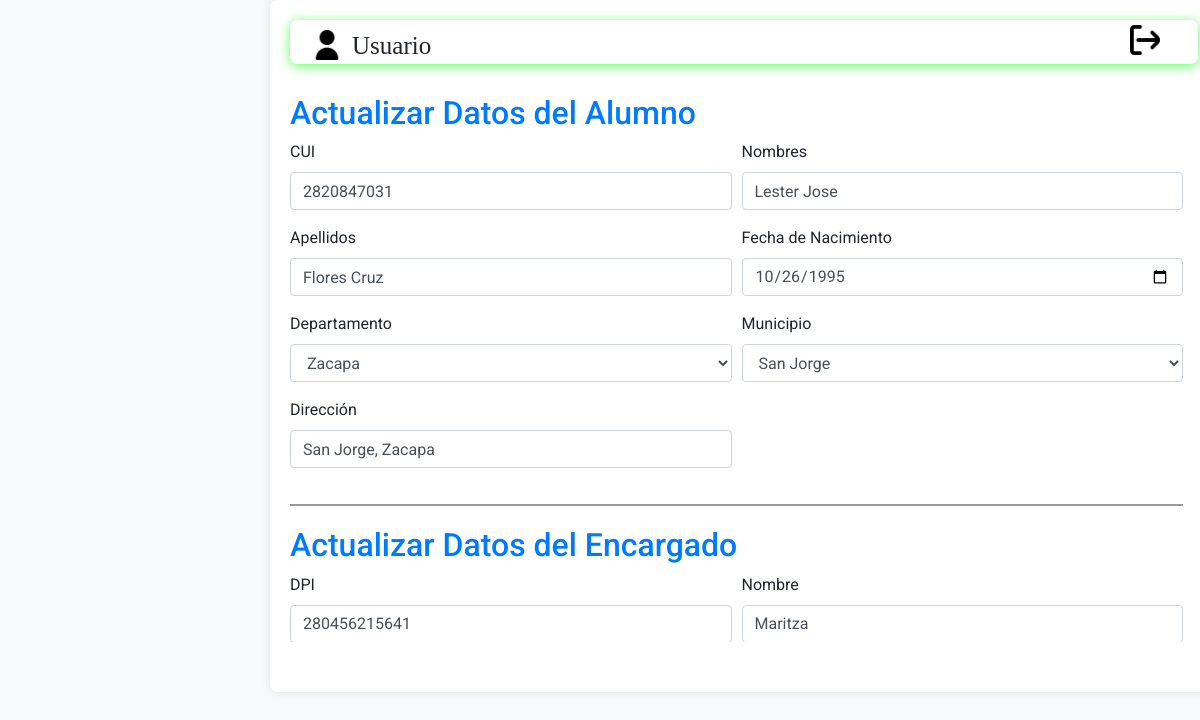
Screenshot of /SADE/alumno/ver.php?id=1 with the database file from the repository.
### tables this page shows
CREATE TABLE `tbl_alumnos` (
  `id_alumno` int(11) NOT NULL,
  `codigo_alumno` varchar(20) NOT NULL,
  `nombre_alumno` varchar(100) NOT NULL,
  `apellido_alumno` varchar(100) NOT NULL,
  `fecha_nacimiento` date NOT NULL,
  `codigo_responsable` int(11) NOT NULL,
  `direccion` varchar(50) NOT NULL,
  `codigo_departamento` int(11) NOT NULL,
  `codigo_municipio` int(11) NOT NULL,
  `estado` int(11) NOT NULL DEFAULT 1
);

CREATE TABLE `tbl_responsables` (
  `codigo_responsable` int(11) NOT NULL,
  `dpi_responsable` varchar(13) NOT NULL,
  `nombre_responsable` varchar(100) NOT NULL,
  `apellido_responsable` varchar(100) NOT NULL,
  `codigo_parentezco` int(11) NOT NULL,
  `telefono` varchar(10) NOT NULL
);

### SADE/acciones/mostrar_nombre_usuario.php (called while the page is built, shortened)
<?php
function obtenerNombreUsuario() {
    return isset($_SESSION['nombre_usuario']) ? $_SESSION['nombre_usuario'] : 'Usuario';
}
?>

### SADE/alumno/ver.php (the view, shortened to what this page needs)
<?php
include '../acciones/mostrar_nombre_usuario.php';
$id_alumno = $_GET['id'];
$consulta = "
    SELECT
    al.id_alumno,
    al.codigo_alumno,
    al.nombre_alumno,
    al.apellido_alumno,
    al.fecha_nacimiento,
    al.direccion,
    al.codigo_departamento,
    dep.nombre_departamento,
    al.codigo_municipio,
    mun.nombre_municipio,
    al.codigo_responsable,
    res.dpi_responsable,
    res.nombre_responsable,
    res.apellido_responsable,
    res.telefono,
    res.codigo_parentezco,
    par.nombre_parentezco
FROM
    tbl_alumnos al
LEFT JOIN
    tbl_responsables res ON res.codigo_responsable = al.codigo_responsable
LEFT JOIN
    tbl_parentezco par ON par.codigo_parentezco = res.codigo_parentezco
LEFT JOIN
    tbl_departamentos dep ON dep.codigo_departamento = al.codigo_departamento
LEFT JOIN
    tbl_municipios mun ON mun.codigo_municipio = al.codigo_municipio
WHERE
    al.id_alumno = $id_alumno
";
$resultado = mysqli_query($conn, $consulta);
$alumno = mysqli_fetch_assoc($resultado);
$consulta_departamentos = "SELECT codigo_departamento, nombre_departamento FROM tbl_departamentos";
$resultado_departamentos = mysqli_query($conn, $consulta_departamentos);
$consulta_municipios = "SELECT codigo_municipio, nombre_municipio FROM tbl_municipios WHERE codigo_departamento = {$alumno['codigo_departamento']}";
$resultado_municipios = mysqli_query($conn, $consulta_municipios);
?>
<!DOCTYPE html>
<html lang="en">
<head>
    <link href="https://stackpath.bootstrapcdn.com/bootstrap/4.5.2/css/bootstrap.min.css" rel="stylesheet">
    <link rel="stylesheet" href="styles.css">
    <link href="https://cdnjs.cloudflare.com/ajax/libs/font-awesome/5.15.4/css/all.min.css" rel="stylesheet">
</head>
<body>
    <div class="content container-fluid">
        <div class="area">
            <fieldset class="complementArea">
                <div class="contenedor">
                    <div class="d-flex align-items-center">
                        <img class="imagen atimg1" src="../imagenes/usuario.png" alt="Usuario">
                        <label class="txalig ubicar" for=""><?php echo obtenerNombreUsuario(); ?></label>
                    <div>
                    <div class="d-flex align-items-center">
                        <button class="boton-salida bnt" onclick="window.location.href='../Login/index.php';">
                            <img class="imagen btsalir" src="../imagenes/salida.png" alt="Salida">
                        </button>
                    </div>
                </div>
            </fieldset>
        </div>
        <div class="area2 scrollable-area">
            <div class="form-section">
                <h2 class="textColor">Actualizar Datos del Alumno</h2>
                <form action="ac_actualizar_alumno.php" method="POST" id="actualizarAlumno">
                    <div class="form-row">
                        <div class="form-group col-md-6">
                            <label for="cui">CUI</label>
                            <input type="text" class="form-control" id="cui" name="cui" value="<?php echo $alumno['codigo_alumno']; ?>" required>
                        </div>
                        <div class="form-group col-md-6">
                            <label for="nombres">Nombres</label>
                            <input type="text" class="form-control" id="nombres" name="nombres" value="<?php echo $alumno['nombre_alumno']; ?>" required>
                        </div>
                    </div>
                    <div class="form-row">
                        <div class="form-group col-md-6">
                            <label for="apellidos">Apellidos</label>
                            <input type="text" class="form-control" id="apellidos" name="apellidos" value="<?php echo $alumno['apellido_alumno']; ?>" required>
                        </div>
                        <div class="form-group col-md-6">
                            <label for="fecha_nacimiento">Fecha de Nacimiento</label>
                            <input type="date" class="form-control" id="fecha_nacimiento" name="fecha_nacimiento" value="<?php echo $alumno['fecha_nacimiento']; ?>" required>
                        </div>
                    </div>
            <div class="form-row">
                <div class="form-group col-md-6">
                    <label for="departamento">Departamento</label>
                    <select class="form-control" id="departamento" name="departamento" required>
                        <?php
                        while ($row = mysqli_fetch_assoc($resultado_departamentos)) {
                            $selected = ($row['codigo_departamento'] == $alumno['codigo_departamento']) ? 'selected' : '';
                            echo "<option value='{$row['codigo_departamento']}' $selected>{$row['nombre_departamento']}</option>";
                        }
                        ?>
                    </select>
                </div>
                <div class="form-group col-md-6">
                    <label for="municipio">Municipio</label>
                    <select class="form-control" id="municipio" name="municipio" required>
                        <?php
                        while ($row = mysqli_fetch_assoc($resultado_municipios)) {
                            $selected = ($row['codigo_municipio'] == $alumno['codigo_municipio']) ? 'selected' : '';
                            echo "<option value='{$row['codigo_municipio']}' $selected>{$row['nombre_municipio']}</option>";
                        }
                        ?>
                    </select>
                </div>
            </div>
                    <div class="form-row">
                        <div class="form-group col-md-6">
                            <label for="direccion">Dirección</label>
                            <input type="text" class="form-control" id="direccion" name="direccion" value="<?php echo $alumno['direccion']; ?>" required>
                        </div>
                    </div>
                    <div class="divider"></div>
                    <h2 class="textColor">Actualizar Datos del Encargado</h2>
                    <div class="form-row">
                        <div class="form-group col-md-6">
                            <label for="dpi">DPI</label>
                            <input type="number" class="form-control" id="dpi" name="dpi" value="<?php echo $alumno['dpi_responsable']; ?>" required>
                        </div>
                        <div class="form-group col-md-6">
                            <label for="nombre-padre">Nombre</label>
                            <input type="text" class="form-control" id="nombre-padre" name="nombre-padre" value="<?php echo $alumno['nombre_responsable']; ?>" required>
                        </div>
                    </div>
                </form>
            </div>
        </div>
    </div>
</body>
</html>

### SADE/alumno/styles.css (style rules this page uses)
body { margin: 0; font-family: 'Console'; overflow: hidden; padding: 0; background-color: #f8f9fa; }
.content { flex-grow: 1; padding: 20px; overflow: hidden; margin: 20px auto; width: 79%; background-color: #fff; border-radius: 8px; box-shadow: 0 0 10px rgba(0, 0, 0, 0.1); margin-top: 0; margin-left: 270px; }
fieldset { border: 2px solid rgba(255, 255, 255, 0.7); border-radius: 8px; padding: 20px; background-color: #ffffff; margin-bottom: 20px; box-shadow: 0 2px 12px #5bff61; box-sizing: border-box; position: relative; overflow: hidden; }
fieldset::before { content: ''; position: absolute; top: 2px; left: 2px; right: 2px; bottom: 2px; border: 2px solid rgba(255, 255, 255, 0.5); border-radius: 8px; z-index: -1; }
.imagen { height: 30px; width: 30px; margin-right: 10px; }
.complementArea { height: 25px; }
.area2 { height: 548px; overflow-y: auto; padding-right: 15px; font-family: 'Roboto', sans-serif; }
.contenedor { display: flex; justify-content: space-between; align-items: center; margin-bottom: 20px; }
.boton-salida { background: none; border: none; color: black; text-decoration: none; font-size: 25px; cursor: pointer; font-family: inherit; position: absolute; right: 20px; top: 20px; }
.area, .area2 { margin-bottom: 30px; }
.atimg1 { margin-top: -32%; }
.txalig { margin-top: -25%; font-size: 25px; }
.btsalir { margin-top: -120%; }
.divider { margin: 20px 0; border-top: 1px solid #ddd; border: solid rgb(153, 153, 153) 1px; }

### SADE/alumno/ver.php (style rules this page uses)
.textColor { color: #007bff; }
.ubicar { margin-top: -15px; }
.atimg1 { margin-top: -25px; }

### rows the page displays
tbl_alumnos: cui "2820847031", nombres "Lester Jose", apellidos "Flores Cruz", fecha_nacimiento "10/26/1995", direccion "San Jorge, Zacapa", dpi "280456215641", nombre-padre "Maritza"

### other values shown
obtenerNombreUsuario() "Usuario"
form field departamento "Zacapa"
form field municipio "San Jorge"
